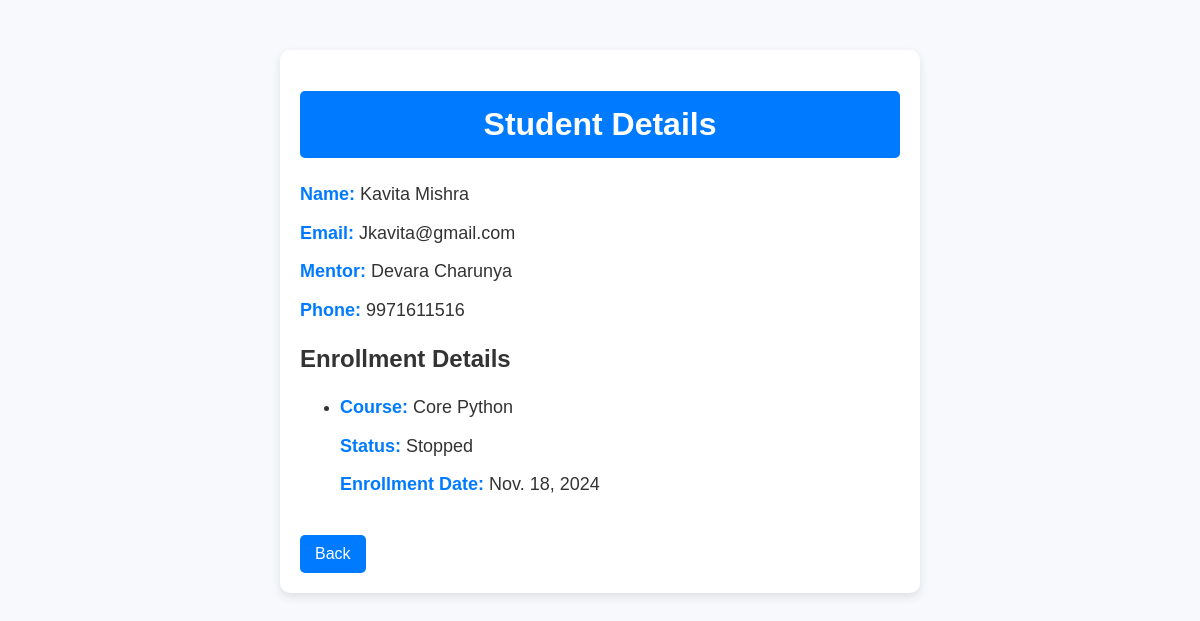
Screenshot of /mentorship/students/6/ with the database file from the repository.
### mentorship/models.py (models this page shows, shortened)
class Student(models.Model):
    STATUS_CHOICES = [
        ('ongoing', 'Ongoing'),
        ('completed', 'Completed'),
        ('stopped', 'Stopped'),
    ]
    name = models.CharField(max_length=100)
    mentor = models.ForeignKey(Mentor, on_delete=models.CASCADE)
    email = models.EmailField(unique=True)
    phone = models.CharField(max_length=15,blank=True, null=True)

class Mentor(models.Model):
    name = models.CharField(max_length=100)
    courses = models.ManyToManyField(Course, related_name='mentors')

class Enrollment(models.Model):
    STATUS_CHOICES = [
        ('ongoing', 'Ongoing'),
        ('completed', 'Completed'),
        ('stopped', 'Stopped'),
    ]
    student = models.ForeignKey(Student, on_delete=models.CASCADE)
    course = models.ForeignKey(Course, on_delete=models.CASCADE)
    status = models.CharField(
        max_length=10,
        choices=STATUS_CHOICES,
        default='ongoing'
    )
    status_description = models.CharField(max_length=255, blank=True, null=True, help_text="Reason for status")
    enrollment_date = models.DateField()

class Course(models.Model):
    name = models.CharField(max_length=100)

### mentorship/views.py (the view)
# urls.py: path('', views.student_details, name='student_details'),  # Root URL
def student_details(request, student_id):
    student = get_object_or_404(Student, id=student_id)
    enrollments = student.enrollment_set.all()  # Assuming `Enrollment` has a foreign key to `Student`
    return render(request, 'mentorship/student_details.html', {'student': student, 'enrollments': enrollments})

### mentorship/templates/mentorship/student_details.html (shortened to what this page needs)
{% load static %}
<!DOCTYPE html>
<html lang="en">
<head>
</head>
<body>
    <div class="container">
        <h1>Student Details</h1>
        <p><strong>Name:</strong> {{ student.name }}</p>
        <p><strong>Email:</strong> {{ student.email }}</p>
        <p><strong>Mentor:</strong> {{ student.mentor.name }}</p>
        <p><strong>Phone:</strong> {{ student.phone }}</p>
        <h2>Enrollment Details</h2>
        <div class="enrollment-details">
            {% if enrollments %}
                <ul>
                    {% for enrollment in enrollments %}
                        <li>
                            <p><strong>Course:</strong> {{ enrollment.course.name }}</p>
                            <p><strong>Status:</strong> {{ enrollment.get_status_display }}</p>
                            <p><strong>Enrollment Date:</strong> {{ enrollment.enrollment_date }}</p>
                        </li>
                    {% endfor %}
                </ul>
            {% else %}
                <p>No enrollments found for this student.</p>
            {% endif %}
        <a href="{% url 'student' %}" class="back-button" id="back-button">Back</a>
    </div>
</body>
</html>

### mentorship/templates/mentorship/student_details.html (style rules this page uses)
body { font-family: 'Arial', sans-serif; margin: 0; padding: 0; background-color: #f7f9fc; color: #333; }
.container { max-width: 600px; margin: 50px auto; background: white; border-radius: 10px; padding: 20px; box-shadow: 0 4px 10px rgba(0, 0, 0, 0.1); }
.container h1 { background-color: #007BFF; color: white; text-align: center; padding: 15px; border-radius: 5px; }
.container p { font-size: 18px; line-height: 1.6; margin: 10px 0; }
.container p strong { color: #007BFF; }
.back-button { display: inline-block; margin-top: 20px; padding: 10px 15px; background-color: #007BFF; color: white; text-decoration: none; border-radius: 5px; font-size: 16px; transition: background-color 0.3s ease; }

### rows the page displays
Student: name "Kavita Mishra", email "Jkavita@gmail.com", mentor.name "Devara Charunya", phone "9971611516"
Enrollment: course.name "Core Python", status "Stopped", enrollment_date "Nov. 18, 2024"
